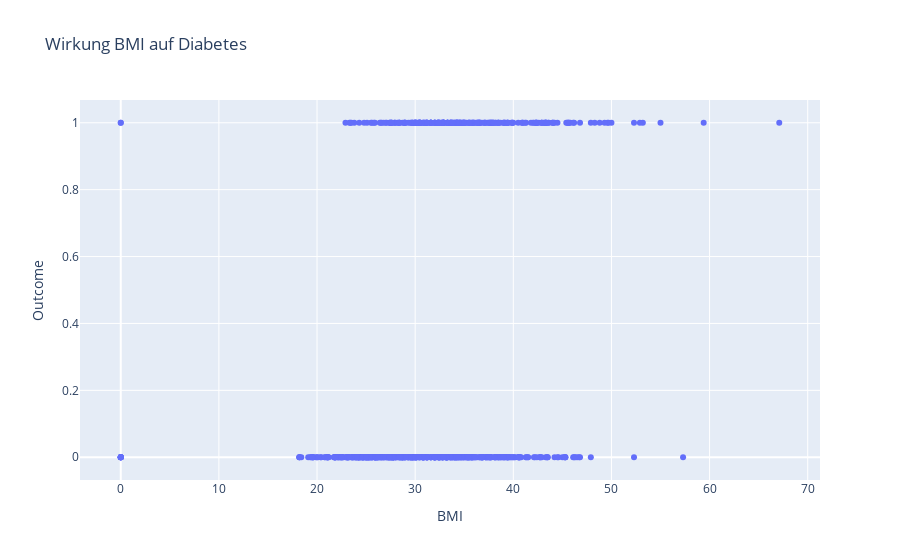

Source (notebook cell):
### Markdown cell above
Beim Insulin kann man kaum eine Wirkung des Insulins auf den Diabeteszustand erkennen. Beim BMI kann man erkennen, dass ein höherer BMI scheinbar mehr zu Diabetes führt als ein niedriger BMI.

### Code cell
fig = px.scatter(daten, x = 'BMI', y = 'Outcome',
    title='Wirkung BMI auf Diabetes')
fig.show()

### Figure 1 — Plotly figure (JSON) as saved in the notebook; plotly's stock layout.template omitted (floating-point values rounded to 4 significant figures; data arrays with more than 128 entries replaced by an {"elided": "..."} marker saying what was removed)
{"data": [{"hovertemplate": "BMI=%{x}<br>Outcome=%{y}<extra></extra>", "legendgroup": "", "marker": {"color": "#636efa", "symbol": "circle"}, "mode": "markers", "name": "", "orientation": "v", "showlegend": false, "type": "scatter", "x": {"elided": "768 float values"}, "xaxis": "x", "y": {"elided": "768 int values"}, "yaxis": "y"}], "layout": {"legend": {"tracegroupgap": 0}, "title": {"text": "Wirkung BMI auf Diabetes"}, "xaxis": {"anchor": "y", "domain": [0, 1], "title": {"text": "BMI"}}, "yaxis": {"anchor": "x", "domain": [0, 1], "title": {"text": "Outcome"}}}}
